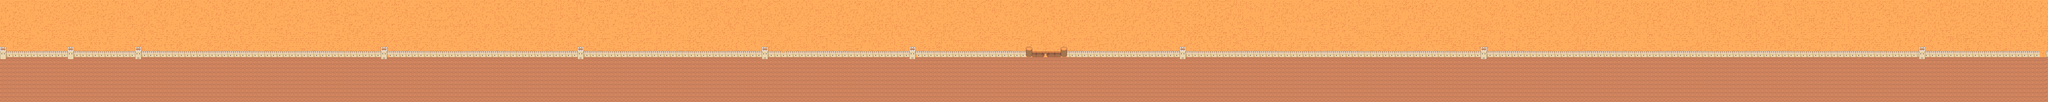

The image is a tile-based game level rendered from a .tmx file. Its description and source (layers, tilesets, objects; grid data summarised) follow:
An orthogonal 1000x50 tile map with 16x16 px tiles, 2 tile layers (Слой тайлов 2, wall), 3 hidden layers not drawn, 4 tilesets.

<map version="1.10" tiledversion="1.12.1" orientation="orthogonal" renderorder="right-down" width="1000" height="50" tilewidth="16" tileheight="16" infinite="0" nextlayerid="7" nextobjectid="1">
 <tileset firstgid="1" source="../tiled/tileset_camp.tsx" />
 <tileset firstgid="208" source="Floor.tsx" />
 <tileset firstgid="2408" source="../tiled/TilesetDesert.tsx" />
 <tileset firstgid="2648" source="../tiled/TilesetHouse.tsx" />
 <layer id="2" name="Слой тайлов 2" width="1000" height="50">
  <data>[50000 cells, 50000 non-empty, 12 distinct tile ids]</data>
 </layer>
 <layer id="3" name="wall" width="1000" height="50">
  <data>[50000 cells, 24025 non-empty, 64 distinct tile ids]</data>
 </layer>
 <layer id="4" name="borber" width="1000" height="50" visible="0">
  <data>[50000 cells, 3000 non-empty, 6 distinct tile ids]</data>
 </layer>
 <layer id="5" name="spirits" width="1000" height="50" visible="0">
  <data>[50000 cells, 2 non-empty, 1 distinct tile ids]</data>
 </layer>
 <layer id="6" name="bombo" width="1000" height="50" visible="0">
  <data>[50000 cells, 2 non-empty, 1 distinct tile ids]</data>
 </layer>
</map>
